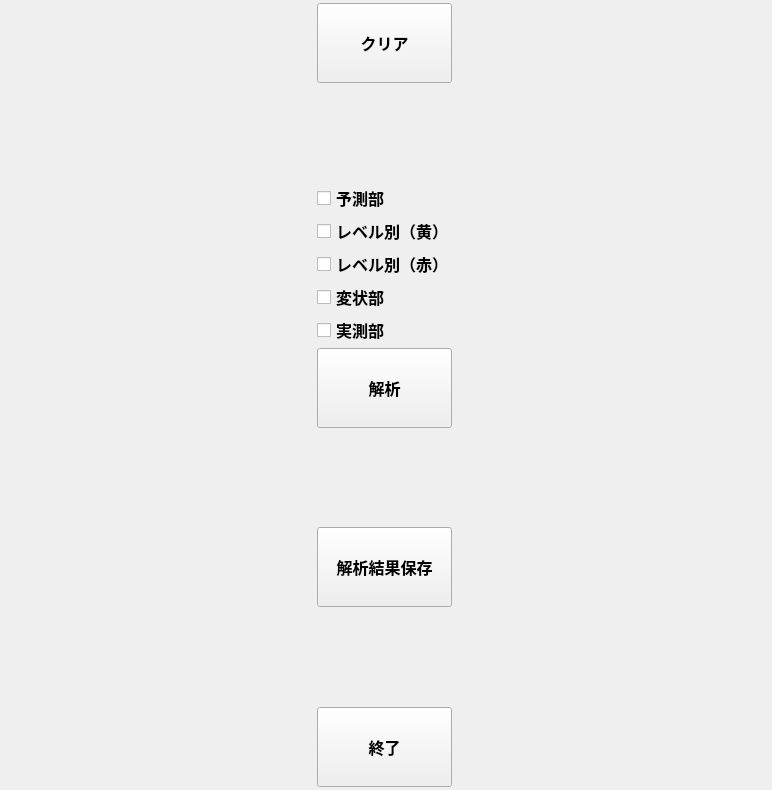
<?xml version="1.0" encoding="UTF-8"?>
<ui version="4.0">
 <class>MainController</class>
 <widget class="QWidget" name="MainController">
  <property name="geometry">
   <rect>
    <x>0</x>
    <y>0</y>
    <width>772</width>
    <height>790</height>
   </rect>
  </property>
  <property name="sizePolicy">
   <sizepolicy hsizetype="Expanding" vsizetype="Expanding">
    <horstretch>0</horstretch>
    <verstretch>0</verstretch>
   </sizepolicy>
  </property>
  <property name="font">
   <font>
    <family>Consolas</family>
    <pointsize>12</pointsize>
    <weight>75</weight>
    <bold>true</bold>
   </font>
  </property>
  <property name="windowTitle">
   <string>Form</string>
  </property>
  <layout class="QVBoxLayout" name="verticalLayout">
   <property name="spacing">
    <number>3</number>
   </property>
   <property name="leftMargin">
    <number>3</number>
   </property>
   <property name="topMargin">
    <number>3</number>
   </property>
   <property name="rightMargin">
    <number>3</number>
   </property>
   <property name="bottomMargin">
    <number>3</number>
   </property>
   <item>
    <layout class="QHBoxLayout" name="horizontalLayout_2">
     <item>
      <layout class="QVBoxLayout" name="vlFirst"/>
     </item>
     <item>
      <layout class="QVBoxLayout" name="vlSecond">
       <item>
        <layout class="QGridLayout" name="gridLayout">
         <item row="10" column="0">
          <spacer name="verticalSpacer">
           <property name="orientation">
            <enum>Qt::Vertical</enum>
           </property>
           <property name="sizeHint" stdset="0">
            <size>
             <width>20</width>
             <height>40</height>
            </size>
           </property>
          </spacer>
         </item>
         <item row="7" column="0">
          <widget class="QCheckBox" name="chbxShowAnalized">
           <property name="minimumSize">
            <size>
             <width>100</width>
             <height>0</height>
            </size>
           </property>
           <property name="maximumSize">
            <size>
             <width>100</width>
             <height>1000</height>
            </size>
           </property>
           <property name="text">
            <string>変状部</string>
           </property>
          </widget>
         </item>
         <item row="0" column="0">
          <widget class="QPushButton" name="btnRefresh">
           <property name="sizePolicy">
            <sizepolicy hsizetype="Expanding" vsizetype="Expanding">
             <horstretch>0</horstretch>
             <verstretch>0</verstretch>
            </sizepolicy>
           </property>
           <property name="minimumSize">
            <size>
             <width>135</width>
             <height>30</height>
            </size>
           </property>
           <property name="maximumSize">
            <size>
             <width>135</width>
             <height>80</height>
            </size>
           </property>
           <property name="text">
            <string>クリア</string>
           </property>
          </widget>
         </item>
         <item row="8" column="0">
          <widget class="QCheckBox" name="chbxShowMeasured">
           <property name="minimumSize">
            <size>
             <width>100</width>
             <height>0</height>
            </size>
           </property>
           <property name="maximumSize">
            <size>
             <width>100</width>
             <height>1000</height>
            </size>
           </property>
           <property name="text">
            <string>実測部</string>
           </property>
          </widget>
         </item>
         <item row="6" column="0">
          <widget class="QCheckBox" name="chbxShowLevel_R">
           <property name="minimumSize">
            <size>
             <width>100</width>
             <height>0</height>
            </size>
           </property>
           <property name="maximumSize">
            <size>
             <width>180</width>
             <height>1000</height>
            </size>
           </property>
           <property name="text">
            <string>レベル別（赤）</string>
           </property>
          </widget>
         </item>
         <item row="13" column="0">
          <widget class="QPushButton" name="pushButton_6">
           <property name="sizePolicy">
            <sizepolicy hsizetype="Expanding" vsizetype="Expanding">
             <horstretch>0</horstretch>
             <verstretch>0</verstretch>
            </sizepolicy>
           </property>
           <property name="minimumSize">
            <size>
             <width>135</width>
             <height>30</height>
            </size>
           </property>
           <property name="maximumSize">
            <size>
             <width>135</width>
             <height>80</height>
            </size>
           </property>
           <property name="text">
            <string>終了</string>
           </property>
          </widget>
         </item>
         <item row="5" column="0">
          <widget class="QCheckBox" name="chbxShowLevel_Y">
           <property name="maximumSize">
            <size>
             <width>180</width>
             <height>16777215</height>
            </size>
           </property>
           <property name="text">
            <string>レベル別（黄）</string>
           </property>
          </widget>
         </item>
         <item row="2" column="0">
          <spacer name="verticalSpacer_2">
           <property name="orientation">
            <enum>Qt::Vertical</enum>
           </property>
           <property name="sizeHint" stdset="0">
            <size>
             <width>20</width>
             <height>20</height>
            </size>
           </property>
          </spacer>
         </item>
         <item row="11" column="0">
          <widget class="QPushButton" name="saveBtn">
           <property name="sizePolicy">
            <sizepolicy hsizetype="Expanding" vsizetype="Expanding">
             <horstretch>0</horstretch>
             <verstretch>0</verstretch>
            </sizepolicy>
           </property>
           <property name="minimumSize">
            <size>
             <width>135</width>
             <height>30</height>
            </size>
           </property>
           <property name="maximumSize">
            <size>
             <width>135</width>
             <height>80</height>
            </size>
           </property>
           <property name="text">
            <string>解析結果保存</string>
           </property>
          </widget>
         </item>
         <item row="12" column="0">
          <spacer name="verticalSpacer_3">
           <property name="orientation">
            <enum>Qt::Vertical</enum>
           </property>
           <property name="sizeHint" stdset="0">
            <size>
             <width>20</width>
             <height>40</height>
            </size>
           </property>
          </spacer>
         </item>
         <item row="9" column="0">
          <widget class="QPushButton" name="btnAnalyze">
           <property name="sizePolicy">
            <sizepolicy hsizetype="Expanding" vsizetype="Expanding">
             <horstretch>0</horstretch>
             <verstretch>0</verstretch>
            </sizepolicy>
           </property>
           <property name="minimumSize">
            <size>
             <width>135</width>
             <height>30</height>
            </size>
           </property>
           <property name="maximumSize">
            <size>
             <width>135</width>
             <height>80</height>
            </size>
           </property>
           <property name="layoutDirection">
            <enum>Qt::LeftToRight</enum>
           </property>
           <property name="text">
            <string>解析</string>
           </property>
          </widget>
         </item>
         <item row="4" column="0">
          <widget class="QCheckBox" name="chbxShowLevel_P">
           <property name="text">
            <string>予測部</string>
           </property>
          </widget>
         </item>
        </layout>
       </item>
      </layout>
     </item>
    </layout>
   </item>
  </layout>
 </widget>
 <resources/>
 <connections/>
</ui>
